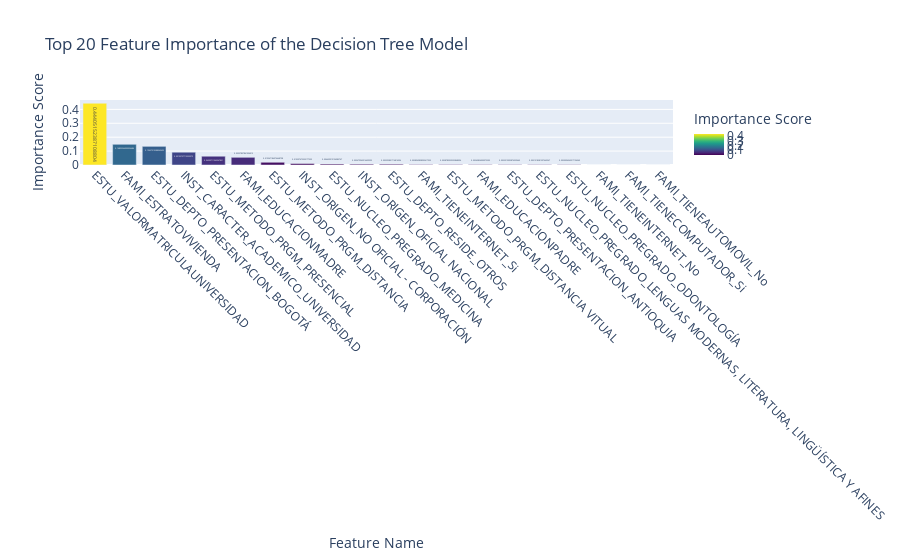

Notebook code cell kept with this figure:
### Code cell
# Feature Importance Plot
importances = model.named_steps['classifier'].feature_importances_
feature_names = model.named_steps['preprocessor'].get_feature_names_out()
importance_df = pd.DataFrame({
    'Feature': feature_names,
    'Importance': importances
}).sort_values(by='Importance', ascending=False).head(20)

fig = px.bar(importance_df,
             x='Feature',
             y='Importance',
             title='Top 20 Feature Importance of the Decision Tree Model',
             labels={'Feature': 'Feature Name', 'Importance': 'Importance Score'},
             color='Importance',
             color_continuous_scale='Viridis',
             text='Importance')
fig.update_layout(xaxis_tickangle=45)
fig.show()

### Figure 1 — Plotly figure (JSON) as saved in the notebook; plotly's stock layout.template omitted (floating-point values rounded to 4 significant figures)
{"data": [{"hovertemplate": "Feature Name=%{x}<br>Importance Score=%{marker.color}<extra></extra>", "legendgroup": "", "marker": {"color": [0.4441, 0.149, 0.1343, 0.09196, 0.0631, 0.05528, 0.01955, 0.0103, 0.00666, 0.00568, 0.005596, 0.002897, 0.002878, 0.002438, 0.002231, 0.002152, 0.002009, 0.0, 0.0, 0.0], "coloraxis": "coloraxis", "pattern": {"shape": ""}}, "name": "", "orientation": "v", "showlegend": false, "text": [0.4441, 0.149, 0.1343, 0.09196, 0.0631, 0.05528, 0.01955, 0.0103, 0.00666, 0.00568, 0.005596, 0.002897, 0.002878, 0.002438, 0.002231, 0.002152, 0.002009, 0.0, 0.0, 0.0], "textposition": "auto", "type": "bar", "x": ["ESTU_VALORMATRICULAUNIVERSIDAD", "FAMI_ESTRATOVIVIENDA", "ESTU_DEPTO_PRESENTACION_BOGOTÁ", "INST_CARACTER_ACADEMICO_UNIVERSIDAD", "ESTU_METODO_PRGM_PRESENCIAL", "FAMI_EDUCACIONMADRE", "ESTU_METODO_PRGM_DISTANCIA", "INST_ORIGEN_NO OFICIAL - CORPORACIÓN", "ESTU_NUCLEO_PREGRADO_MEDICINA", "INST_ORIGEN_OFICIAL NACIONAL", "ESTU_DEPTO_RESIDE_OTROS", "FAMI_TIENEINTERNET_Si", "ESTU_METODO_PRGM_DISTANCIA VITUAL", "FAMI_EDUCACIONPADRE", "ESTU_DEPTO_PRESENTACION_ANTIOQUIA", "ESTU_NUCLEO_PREGRADO_LENGUAS MODERNAS, LITERATURA, LINGÜÍSTICA Y AFINES", "ESTU_NUCLEO_PREGRADO_ODONTOLOGÍA", "FAMI_TIENEINTERNET_No", "FAMI_TIENECOMPUTADOR_Si", "FAMI_TIENEAUTOMOVIL_No"], "xaxis": "x", "y": [0.4441, 0.149, 0.1343, 0.09196, 0.0631, 0.05528, 0.01955, 0.0103, 0.00666, 0.00568, 0.005596, 0.002897, 0.002878, 0.002438, 0.002231, 0.002152, 0.002009, 0.0, 0.0, 0.0], "yaxis": "y"}], "layout": {"barmode": "relative", "coloraxis": {"colorbar": {"title": {"text": "Importance Score"}}, "colorscale": [[0, "#440154"], [0.1111, "#482878"], [0.2222, "#3e4989"], [0.3333, "#31688e"], [0.4444, "#26828e"], [0.5556, "#1f9e89"], [0.6667, "#35b779"], [0.7778, "#6ece58"], [0.8889, "#b5de2b"], [1, "#fde725"]]}, "legend": {"tracegroupgap": 0}, "title": {"text": "Top 20 Feature Importance of the Decision Tree Model"}, "xaxis": {"anchor": "y", "domain": [0, 1], "tickangle": 45, "title": {"text": "Feature Name"}}, "yaxis": {"anchor": "x", "domain": [0, 1], "title": {"text": "Importance Score"}}}}
